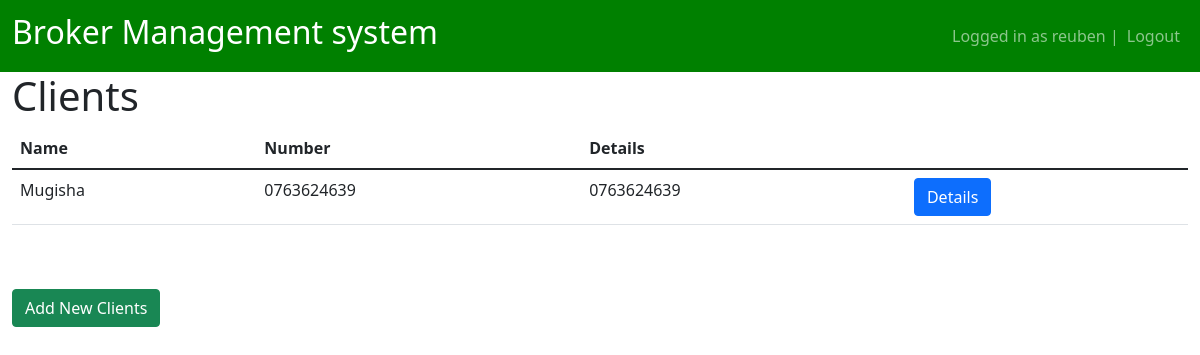
Page /clients/4 (signed in) on the committed database.
### main/models.py (models this page shows, shortened)
class Client(models.Model):
    broker = models.ForeignKey('Broker', on_delete=models.CASCADE)
    name = models.CharField(max_length=45)
    locaton = models.CharField(max_length=45)
    Amount_paid = models.IntegerField()
    phone = models.CharField(max_length=45)
    commision = models.IntegerField()
    commision_paid = models.IntegerField()
    signature = models.FileField(upload_to='uploads/', null=True)
    created_at = models.DateTimeField(auto_now_add=True)
    updated_at = models.DateTimeField(auto_now=True)

### main/views.py (the view, shortened to what this page needs)
# urls.py: path('clients/<int:pk>', views.clients, name='clients'),
@login_required(login_url="/login")
def clients(request, pk):
    client_id = request.POST.get("client_id")
    clients = Client.objects.all()
    selected_clients = []
    for client in clients:
        if client.broker.id == pk:
            selected_clients.append(client)
    return render(request, 'main/clients.html', {"clients":selected_clients})

### main/templates/main/clients.html (shortened to what this page needs)
{% extends 'main/base.html' %} {% block title %}Brokers{% endblock %}
{% block content %}
<h1>Clients</h1>
<table class="table">
  <thead>
    <tr>
      <th scope="col">Name</th>
      <th> Number </th>
      <th scope="col">Details</th>
    </tr>
  </thead>
  <tbody>
  {% for client in clients %}
  <tr>
    <td>{{ client.name }}</td>
    <td>{{ client.phone }}</td>
    <td>{{ client.phone }}</td>
    <td>
      <form method="post">
        <button
          type="submit"
          class="btn btn-primary"
          name="client_id"
          value="{{ client.id }}"
        >
          Details
        </button>
      </form>
    </td>
  {% empty %}
  <div class="pt-5">
    <img src="https://live.staticflickr.com/65535/53391592740_d56e81b830_w.jpg" alt="empty" style="margin-left: 40%;"/>
    <h2 align="center">No Clients yet</h2>
  </div>
  {% endfor %}
</tbody>
</table>
<div class="row align-items-end" style="margin-bottom: 10px;">
<div class="row align-items-end pt-5 pb-2" >
  <form method="post">
    <button
      type="submit"
      class="btn btn-success"
      name="add-client"
      value="add-client"
    >
      Add New Clients
    </button>
  </form>
</div>
{% endblock %}

### main/templates/main/base.html (shortened to what this page needs)
<!DOCTYPE html>
<html lang="en">
  <head>
    <link
      href="https://cdn.jsdelivr.net/npm/bootstrap@5.1.3/dist/css/bootstrap.min.css"
      rel="stylesheet"
    />
  </head>
  <body>
    <nav class="navbar navbar-expand-lg navbar-dark" style="background-color: green;" >
      <div class="container-fluid">
        <div>
          <ul class="navbar-nav">
            <a class="navbar-brand" href="/home"><h2>Broker Management system</h2></a>
          </ul>
        </div>
        <div>
          <ul class="navbar-nav">
            {% if user.is_authenticated %}
            <span class="navbar-text">Logged in as {{user.username}} | </span>
            <li class="nav-item">
              <a class="nav-link" href="/logout">Logout</a>
            </li>
            {% else %}
            <li class="nav-item">
              <a class="nav-link" href="/login">Login</a>
            </li>
            {% endif %}
          </ul>
        </div>
      </div>
    </nav>
    <div class="container-fluid ">{% block content %} {% endblock %}</div>
  </body>
</html>

### rows in the picture
Client: name "Mugisha", phone "0763624639", {{ client.id }} 3 (drawn)

### other values in the picture
{{ user.username }} "reuben"
